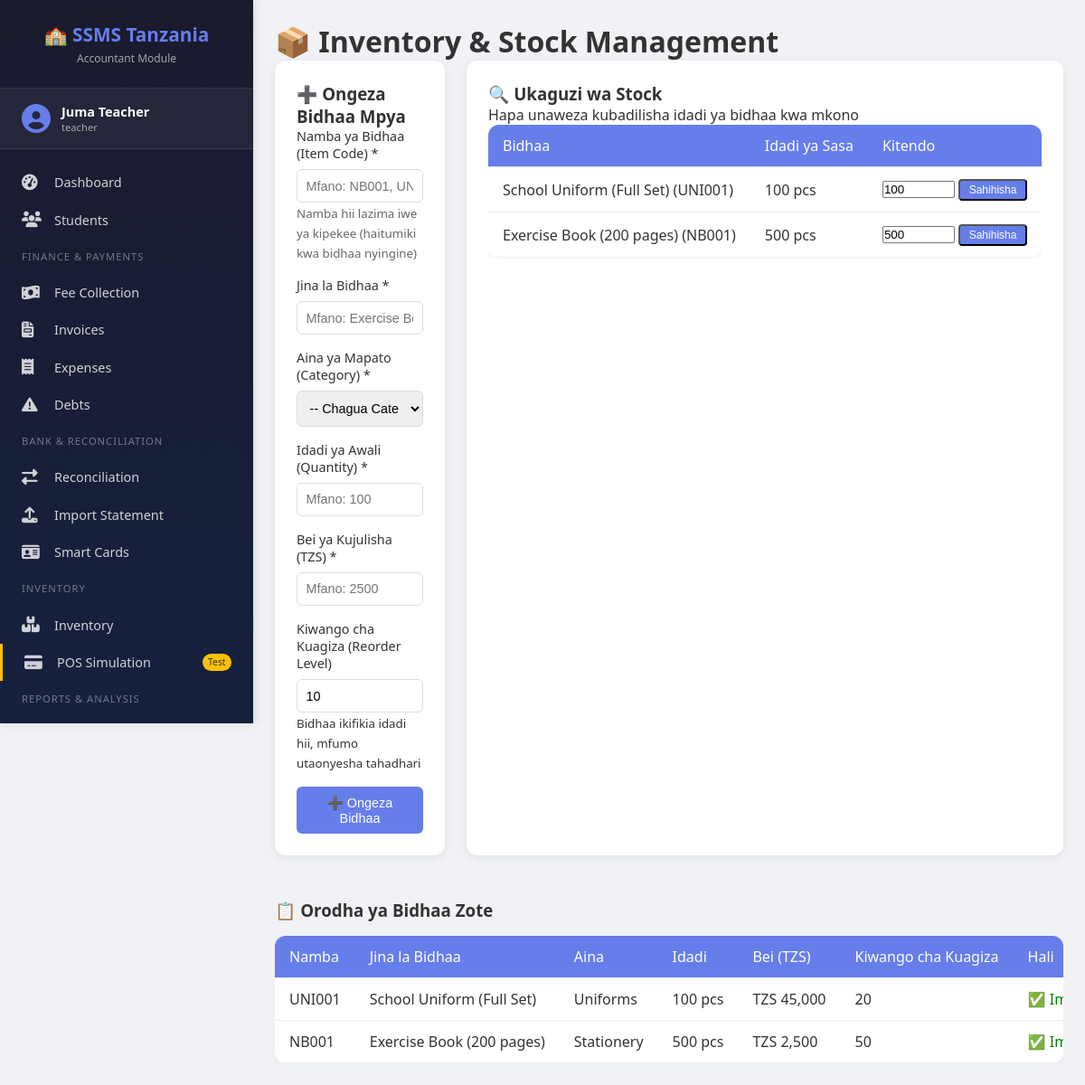
Page /inventory.php (signed in) on the committed database.
### tables this page shows
CREATE TABLE inventory_items (
    id BIGINT PRIMARY KEY AUTO_INCREMENT,
    item_code VARCHAR(50) UNIQUE NOT NULL,
    item_name VARCHAR(150) NOT NULL,
    category_id INT NOT NULL,  
    unit_of_measure VARCHAR(20) DEFAULT 'pcs',  
    current_stock INT NOT NULL DEFAULT 0,
    reorder_level INT NOT NULL DEFAULT 10,  
    unit_price DECIMAL(15,2) NOT NULL,
    supplier VARCHAR(150),
    last_restocked_date DATE,
    is_active BOOLEAN DEFAULT TRUE,
    FOREIGN KEY (category_id) REFERENCES revenue_categories(id)
);

CREATE TABLE revenue_categories (
    id INT PRIMARY KEY AUTO_INCREMENT,
    category_name VARCHAR(100) NOT NULL,
    description TEXT,
    is_active BOOLEAN DEFAULT TRUE
);

### inventory.php (the view, shortened to what this page needs)
<?php
require_once 'config/database.php';
include 'includes/header.php';
$items = $pdo->query("
    SELECT i.*, rc.category_name
    FROM inventory_items i
    JOIN revenue_categories rc ON i.category_id = rc.id
    WHERE i.is_active = 1
    ORDER BY i.current_stock ASC
")->fetchAll();
?>
<div class="container">
    <h1>📦 Inventory & Stock Management</h1>
    <div class="two-columns">
        <div class="form-card">
            <h3>➕ Ongeza Bidhaa Mpya</h3>
            <form method="POST">
                <div class="form-group">
                    <label>Namba ya Bidhaa (Item Code) *</label>
                    <input type="text" name="item_code" required placeholder="Mfano: NB001, UNI001, FD001">
                    <small style="color:#666;">Namba hii lazima iwe ya kipekee (haitumiki kwa bidhaa nyingine)</small>
                </div>
                <div class="form-group">
                    <label>Jina la Bidhaa *</label>
                    <input type="text" name="item_name" required placeholder="Mfano: Exercise Book, School Uniform, Lunch Meal">
                </div>
                <div class="form-group">
                    <label>Aina ya Mapato (Category) *</label>
                    <select name="category_id" required>
                        <option value="">-- Chagua Category --</option>
                    </select>
                </div>
                <div class="form-group">
                    <label>Idadi ya Awali (Quantity) *</label>
                    <input type="number" name="quantity" required placeholder="Mfano: 100">
                </div>
                <div class="form-group">
                    <label>Bei ya Kujulisha (TZS) *</label>
                    <input type="number" step="0.01" name="unit_price" required placeholder="Mfano: 2500">
                </div>
                <div class="form-group">
                    <label>Kiwango cha Kuagiza (Reorder Level)</label>
                    <input type="number" name="reorder_level" value="10" placeholder="Mfano: 10">
                    <small>Bidhaa ikifikia idadi hii, mfumo utaonyesha tahadhari</small>
                </div>
                <button type="submit" name="add_stock" class="btn btn-primary">➕ Ongeza Bidhaa</button>
            </form>
        </div>
        <div class="form-card">
            <h3>🔍 Ukaguzi wa Stock</h3>
            <p>Hapa unaweza kubadilisha idadi ya bidhaa kwa mkono</p>
            <div class="table-responsive">
                <table class="data-table">
                    <thead>
                        <tr><th>Bidhaa</th><th>Idadi ya Sasa</th><th>Kitendo</th></tr>
                    </thead>
                    <tbody>
                        <?php foreach ($items as $item): ?>
                        <tr>
                            <td><?php echo htmlspecialchars($item['item_name']); ?> (<?php echo $item['item_code']; ?>)</td>
                            <td><?php echo $item['current_stock']; ?> <?php echo $item['unit_of_measure']; ?></td>
                            <td>
                                <form method="POST" style="display:inline;">
                                    <input type="number" name="new_quantity" value="<?php echo $item['current_stock']; ?>" style="width:80px;" required>
                                    <button type="submit" name="update_stock" class="btn-small">Sahihisha</button>
                                </form>
                             </td>
                        </tr>
                        <?php endforeach; ?>
                    </tbody>
                </table>
            </div>
        </div>
    </div>
    <div class="section">
        <h3>📋 Orodha ya Bidhaa Zote</h3>
        <div class="table-responsive">
            <table class="data-table">
                <thead>
                    <tr>
                        <th>Namba</th>
                        <th>Jina la Bidhaa</th>
                        <th>Aina</th>
                        <th>Idadi</th>
                        <th>Bei (TZS)</th>
                        <th>Kiwango cha Kuagiza</th>
                        <th>Hali</th>
                    </tr>
                </thead>
                <tbody>
                    <?php if (count($items) == 0): ?>
                        <tr>
                            <td colspan="8" style="text-align:center;">📌 Hakuna bidhaa bado. Bonyeza "Ongeza Bidhaa Mpya" kuanza.</td>
                        </tr>
                    <?php else: ?>
                        <?php foreach ($items as $item): ?>
                        <tr <?php echo $item['current_stock'] <= $item['reorder_level'] ? 'style="background-color:#fff3cd;"' : ''; ?>>
                            <td><?php echo htmlspecialchars($item['item_code']); ?></td>
                            <td><?php echo htmlspecialchars($item['item_name']); ?></td>
                            <td><?php echo htmlspecialchars($item['category_name']); ?></td>
                            <td><?php echo $item['current_stock']; ?> <?php echo $item['unit_of_measure']; ?></td>
                            <td>TZS <?php echo number_format($item['unit_price']); ?></td>
                            <td><?php echo $item['reorder_level']; ?></td>
                            <td>
                                <?php if ($item['current_stock'] <= $item['reorder_level']): ?>
                                    <span style="color:red;">🔴 Inaisha</span>
                                <?php else: ?>
                                    <span style="color:green;">✅ Imetosha</span>
                                <?php endif; ?>
                             </td>
                        </tr>
                        <?php endforeach; ?>
                    <?php endif; ?>
                </tbody>
            </table>
        </div>
    </div>
</div>
<?php include 'includes/footer.php'; ?>

### css/style.css (style rules this page uses)
* { margin: 0; padding: 0; box-sizing: border-box; }
body { font-family: 'Segoe UI', Tahoma, Geneva, Verdana, sans-serif; background: #f0f2f5; color: #333; min-height: 100vh; }
.container { max-width: 1400px; margin: 0 auto; padding: 1.5rem; }
.btn, .btn-primary, .btn-secondary, .btn-success, .btn-warning, .btn-info, .btn-dark { display: inline-block; padding: 0.6rem 1.2rem; border: none; border-radius: 6px; cursor: pointer; text-decoration: none; font-size: 0.9rem; transition: all 0.3s; }
.btn-primary { background: #667eea; color: white; }
.btn-small { padding: 0.2rem 0.6rem; font-size: 0.75rem; border-radius: 4px; background: #667eea; color: white; text-decoration: none; }
.form-card { background: white; padding: 1.5rem; border-radius: 12px; box-shadow: 0 2px 10px rgba(0,0,0,0.08); margin-bottom: 1.5rem; }
.form-group { margin-bottom: 1rem; }
.form-group label { display: block; margin-bottom: 0.5rem; font-weight: 500; font-size: 0.9rem; }
.form-group input, .form-group select, .form-group textarea { width: 100%; padding: 0.6rem; border: 1px solid #ddd; border-radius: 6px; font-size: 0.9rem; }
.data-table { width: 100%; background: white; border-radius: 12px; overflow-x: auto; display: block; box-shadow: 0 2px 10px rgba(0,0,0,0.08); border-collapse: collapse; }
.data-table thead { background: #667eea; color: white; }
.data-table th, .data-table td { padding: 0.75rem 1rem; text-align: left; border-bottom: 1px solid #eee; white-space: nowrap; }
.data-table th { font-weight: 500; }
.two-columns { display: grid; grid-template-columns: 1fr 1fr; gap: 1.5rem; }
.section { margin-top: 1.5rem; }
.section h3 { margin-bottom: 1rem; color: #333; }

### inventory.php (style rules this page uses)
.table-responsive { overflow-x: auto; -webkit-overflow-scrolling: touch; }

### rows in the picture
inventory_items: item_name "School Uniform (Full Set)", item_code "UNI001", current_stock "100", unit_of_measure "pcs", new_quantity "100", category.category_name "Uniforms", unit_price "45,000", reorder_level "20"
inventory_items: item_name "Exercise Book (200 pages)", item_code "NB001", current_stock "500", unit_of_measure "pcs", new_quantity "500", category.category_name "Stationery", unit_price "2,500", reorder_level "50"

### other values in the picture
$_SESSION['full_name'] "Juma Teacher"
$_SESSION['role'] "teacher"
